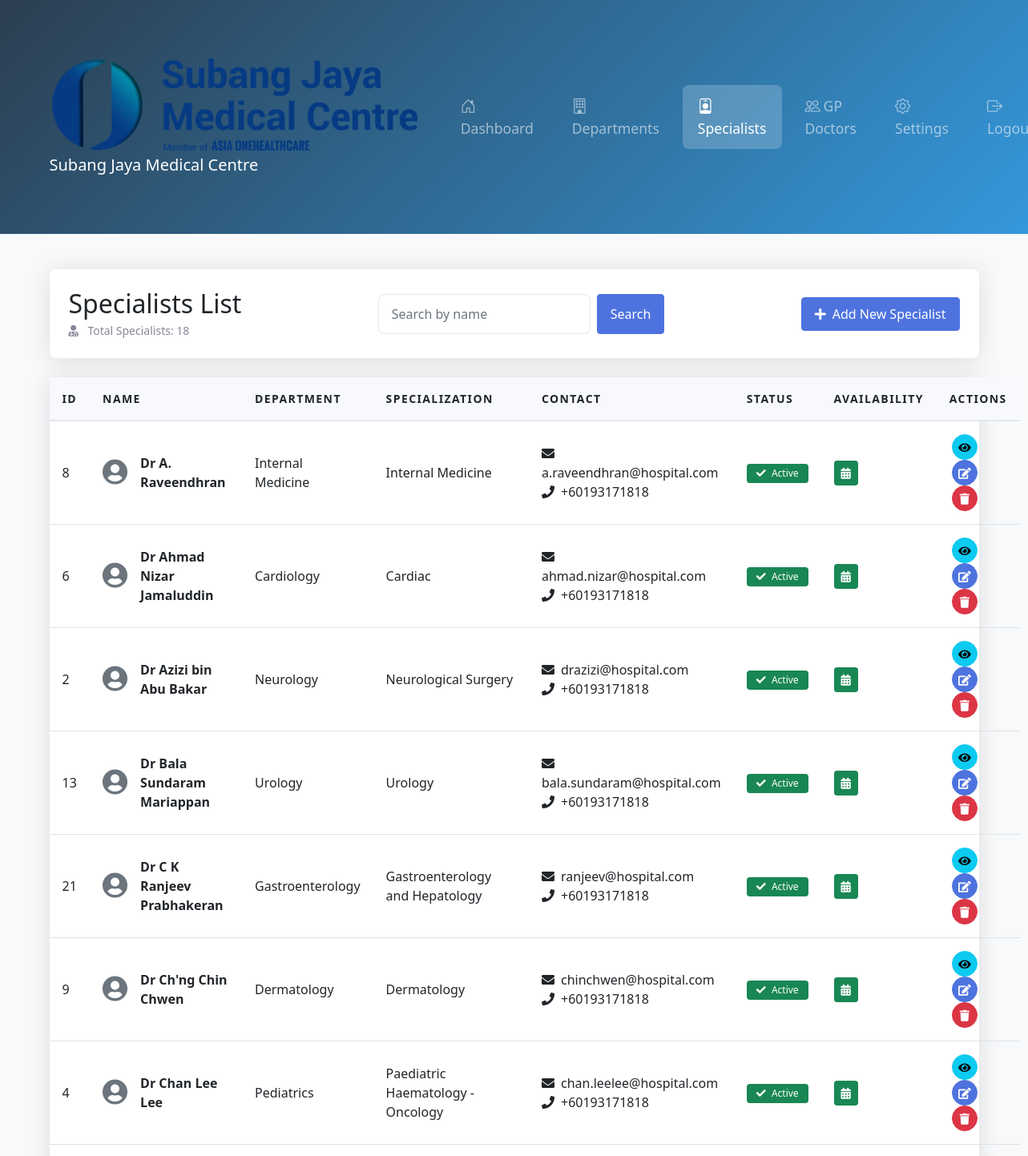
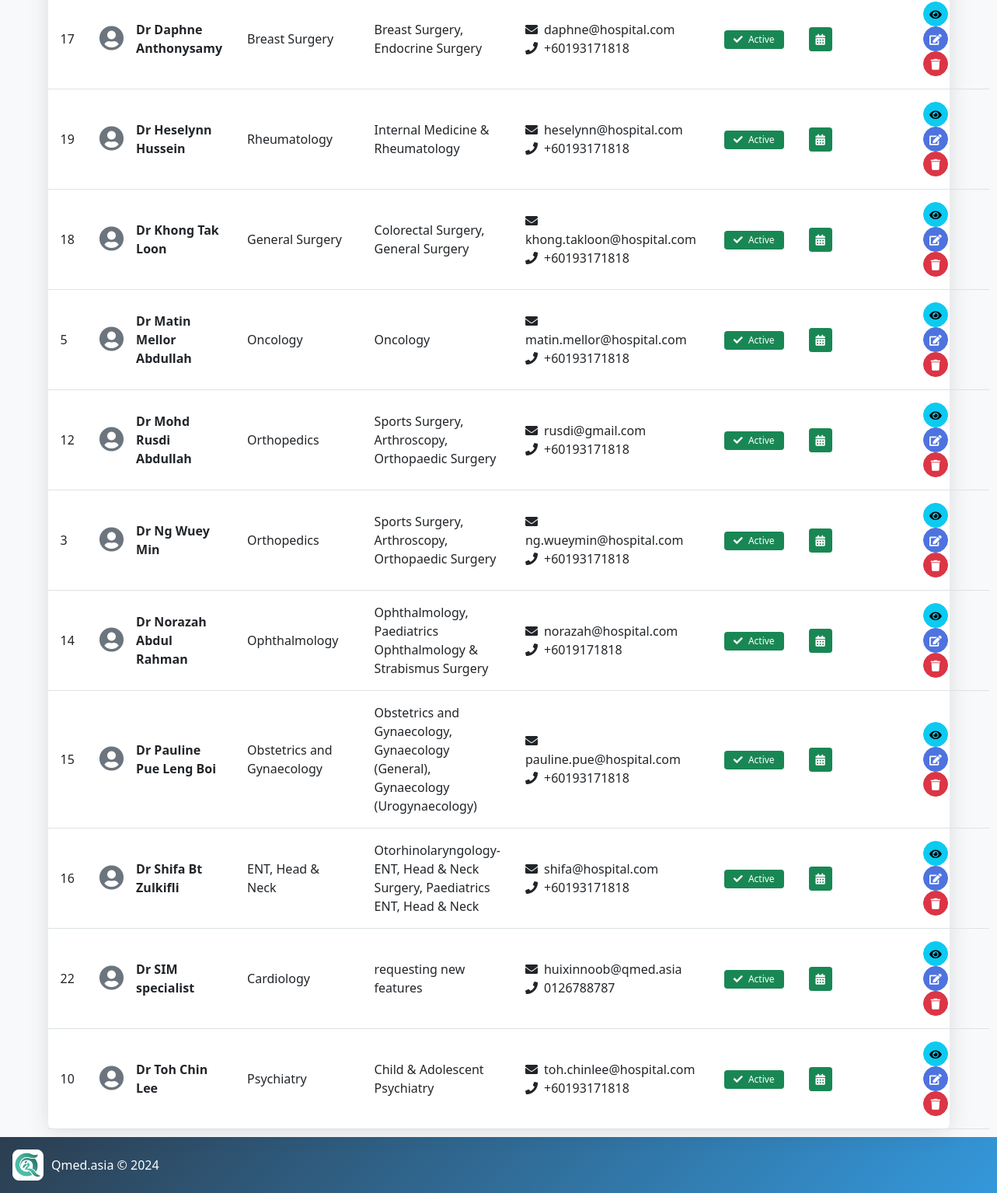
Page /specialists.php (signed in) on the committed database (2 pictures, top to bottom).
### tables this page shows
CREATE TABLE `specialists` (
  `id` int NOT NULL AUTO_INCREMENT,
  `nsr_number` varchar(20) DEFAULT NULL,
  `name` varchar(100) NOT NULL,
  `department_id` int DEFAULT NULL,
  `specialization` varchar(100) DEFAULT NULL,
  `email` varchar(100) DEFAULT NULL,
  `phone` varchar(20) DEFAULT NULL,
  `status` enum('active','inactive') DEFAULT 'active',
  `created_at` timestamp NULL DEFAULT CURRENT_TIMESTAMP,
  `updated_at` timestamp NULL DEFAULT CURRENT_TIMESTAMP ON UPDATE CURRENT_TIMESTAMP,
  `profile` text,
  `picture` varchar(255) DEFAULT NULL,
  `password` varchar(255) DEFAULT NULL,
  PRIMARY KEY (`id`),
  UNIQUE KEY `nsr_number` (`nsr_number`),
  UNIQUE KEY `email` (`email`),
  KEY `department_id` (`department_id`),
  CONSTRAINT `specialists_ibfk_1` FOREIGN KEY (`department_id`) REFERENCES `departments` (`id`)
);

CREATE TABLE `departments` (
  `id` int NOT NULL AUTO_INCREMENT,
  `name` varchar(100) NOT NULL,
  `description` text,
  `status` enum('active','inactive') DEFAULT 'active',
  `created_at` timestamp NULL DEFAULT CURRENT_TIMESTAMP,
  `updated_at` timestamp NULL DEFAULT CURRENT_TIMESTAMP ON UPDATE CURRENT_TIMESTAMP,
  PRIMARY KEY (`id`)
);

### specialists.php (the view, shortened to what this page needs)
<?php
$conn = require 'config/db.php';
$searchQuery = isset($_GET['search']) ? $_GET['search'] : '';
try {
    $stmt = $conn->prepare("SELECT s.*, dept.name as department_name
                             FROM specialists s
                             LEFT JOIN departments dept ON s.department_id = dept.id
                             WHERE s.name LIKE :search
                             ORDER BY s.name");
    $stmt->execute(['search' => '%' . $searchQuery . '%']);
    $specialists = $stmt->fetchAll(PDO::FETCH_ASSOC);
} catch(PDOException $e) {
    error_log("Database error: " . $e->getMessage());
    $error_message = "An error occurred while fetching the specialists list.";
}
?>
<!DOCTYPE html>
<html lang="en">
<head>
    <link href="https://cdn.jsdelivr.net/npm/bootstrap@5.1.3/dist/css/bootstrap.min.css" rel="stylesheet">
    <link rel="stylesheet" href="https://cdnjs.cloudflare.com/ajax/libs/font-awesome/6.0.0/css/all.min.css">
    <link href="assets/css/style.css" rel="stylesheet">
</head>
<body class="bg-light">
    <?php
    include 'includes/navbar.php';
    ?>
    <div class="container mt-4">
        <div class="page-header d-flex justify-content-between align-items-center">
            <div>
                <h2 class="mb-1">Specialists List</h2>
                <p class="specialist-count mb-0">
                    <i class="fas fa-user-md me-2"></i>
                    Total Specialists: <?php echo count($specialists); ?>
                </p>
            </div>
            <form class="d-flex" method="GET" action="">
                <input type="text" name="search" class="form-control me-2" placeholder="Search by name" value="<?php echo htmlspecialchars($searchQuery); ?>">
                <button type="submit" class="btn btn-primary">Search</button>
            </form>
            <a href="add_specialist.php" class="btn btn-primary">
                <i class="fas fa-plus me-2"></i>Add New Specialist
            </a>
        </div>
        <div class="card">
            <div class="card-body p-0">
                <table class="table table-hover">
                    <thead>
                        <tr>
                            <th>ID</th>
                            <th>Name</th>
                            <th>Department</th>
                            <th>Specialization</th>
                            <th>Contact</th>
                            <th>Status</th>
                            <th>Availability</th>
                            <th>Actions</th>
                        </tr>
                    </thead>
                    <tbody>
                        <?php foreach ($specialists as $specialist): ?>
                            <tr>
                                <td><?php echo htmlspecialchars($specialist['id']); ?></td>
                                <td>
                                    <div class="d-flex align-items-center">
                                        <div class="avatar me-3">
                                            <i class="fas fa-user-circle fa-2x text-secondary"></i>
                                        </div>
                                        <div>
                                            <div class="fw-bold"><?php echo htmlspecialchars($specialist['name']); ?></div>
                                        </div>
                                    </div>
                                </td>
                                <td><?php echo htmlspecialchars($specialist['department_name']); ?></td>
                                <td><?php echo htmlspecialchars($specialist['specialization']); ?></td>
                                <td>
                                    <div><i class="fas fa-envelope me-2"></i><?php echo htmlspecialchars($specialist['email']); ?></div>
                                    <div><i class="fas fa-phone me-2"></i><?php echo htmlspecialchars($specialist['phone']); ?></div>
                                </td>
                                <td>
                                    <span class="badge bg-<?php echo $specialist['status'] == 'active' ? 'success' : 'danger'; ?>">
                                        <i class="fas fa-<?php echo $specialist['status'] == 'active' ? 'check' : 'times'; ?> me-1"></i>
                                        <?php echo ucfirst(htmlspecialchars($specialist['status'])); ?>
                                    </span>
                                </td>
                                <td>
                                    <a href="specialist_availability.php?id=<?php echo $specialist['id']; ?>" class="btn btn-sm btn-success me-1" title="Manage Availability">
                                        <i class="fas fa-calendar-alt"></i>
                                    </a>
                                </td>
                                <td>
                                    <div class="action-buttons">
                                        <a href="view_specialist.php?id=<?php echo $specialist['id']; ?>"
                                           class="btn btn-sm btn-info"
                                           title="View Profile">
                                            <i class="fas fa-eye"></i>
                                        </a>
                                        <a href="edit_specialist.php?id=<?php echo $specialist['id']; ?>"
                                           class="btn btn-sm btn-primary">
                                            <i class="fas fa-edit"></i>
                                        </a>
                                        <button class="btn btn-sm btn-danger"
                                                onclick="deleteSpecialist(<?php echo $specialist['id']; ?>)">
                                            <i class="fas fa-trash"></i>
                                        </button>
                                    </div>
                                </td>
                            </tr>
                        <?php endforeach; ?>
                    </tbody>
                </table>
            </div>
        </div>
    </div>
</body>
</html>

### assets/css/style.css (style rules this page uses)
:root { --primary-bg: #f8f9fe; --primary-color: #4e73df; --secondary-color: #224abe; --success-color: #2dd4bf; --success-dark: #14b8a6; --card-shadow: 0 0 35px 0 rgba(154,161,171,.15); --card-border-radius: 15px; --header-height: 70px; }
body { background-color: var(--primary-bg); font-family: 'Inter', sans-serif; min-height: 100vh; }
.card { border: none; border-radius: var(--card-border-radius); box-shadow: var(--card-shadow); margin-bottom: 1.5rem; }
.action-buttons .btn { border-radius: 50%; width: 32px; height: 32px; padding: 0; line-height: 32px; margin: 0 2px; }
.table thead th { background-color: #f8f9fa; border-bottom: 2px solid #e9ecef; padding: 1rem; font-weight: 600; }
.table tbody td { padding: 1rem; vertical-align: middle; }
.badge { padding: 0.5em 0.8em; font-weight: 500; }
.form-control { border-radius: 8px; padding: 0.75rem 1rem; border: 1px solid #e5e7eb; }

### specialists.php (style rules this page uses)
.card { box-shadow: 0 0.15rem 1.75rem 0 rgba(58, 59, 69, 0.15); border: none; border-radius: 0.5rem; margin-bottom: 2rem; }
.table { margin-bottom: 0; }
.table thead th { background-color: #f8f9fc; border-bottom: 2px solid #e3e6f0; font-weight: 600; text-transform: uppercase; font-size: 0.875rem; letter-spacing: 0.1em; padding: 1rem; }
.table td { vertical-align: middle; padding: 1rem; }
.badge { padding: 0.5em 1em; font-size: 0.75rem; }
.btn-primary { background-color: #4e73df; border-color: #4e73df; padding: 0.5rem 1rem; font-weight: 500; }
.page-header { background-color: #fff; padding: 1.5rem; border-radius: 0.5rem; margin-bottom: 1.5rem; box-shadow: 0 0.15rem 1.75rem 0 rgba(58, 59, 69, 0.15); }
.action-buttons .btn { margin: 0 0.2rem; }
.specialist-count { color: #858796; font-size: 0.875rem; }

### includes/navbar.php (style rules this page uses)
:root { --primary-color: #2c3e50; --secondary-color: #3498db; }
body { background-color: #f8f9fa; font-family: 'Segoe UI', Tahoma, Geneva, Verdana, sans-serif; }
.container { max-width: 1200px; margin: 30px auto; padding: 20px; }

### rows in the picture
specialists: id "8", name "Dr A. Raveendhran", department.name "Internal Medicine", specialization "Internal Medicine", email "a.raveendhran@hospital.com", phone "+60193171818", status "Active"
specialists: id "6", name "Dr Ahmad Nizar Jamaluddin", department.name "Cardiology", specialization "Cardiac", email "ahmad.nizar@hospital.com", phone "+60193171818", status "Active"
specialists: id "2", name "Dr Azizi bin Abu Bakar", department.name "Neurology", specialization "Neurological Surgery", email "drazizi@hospital.com", phone "+60193171818", status "Active"
specialists: id "13", name "Dr Bala Sundaram Mariappan", department.name "Urology", specialization "Urology", email "bala.sundaram@hospital.com", phone "+60193171818", status "Active"
specialists: id "21", name "Dr C K Ranjeev Prabhakeran", department.name "Gastroenterology", specialization "Gastroenterology and Hepatology", email "ranjeev@hospital.com", phone "+60193171818", status "Active"
specialists: id "9", name "Dr Ch'ng Chin Chwen", department.name "Dermatology", specialization "Dermatology", email "chinchwen@hospital.com", phone "+60193171818", status "Active"
specialists: id "4", name "Dr Chan Lee Lee", department.name "Pediatrics", specialization "Paediatric Haematology - Oncology", email "chan.leelee@hospital.com", phone "+60193171818", status "Active"
specialists: id "17", name "Dr Daphne Anthonysamy", department.name "Breast Surgery", specialization "Breast Surgery, Endocrine Surgery", email "daphne@hospital.com", phone "+60193171818", status "Active"
specialists: id "19", name "Dr Heselynn Hussein", department.name "Rheumatology", specialization "Internal Medicine & Rheumatology", email "heselynn@hospital.com", phone "+60193171818", status "Active"
specialists: id "18", name "Dr Khong Tak Loon", department.name "General Surgery", specialization "Colorectal Surgery, General Surgery", email "khong.takloon@hospital.com", phone "+60193171818", status "Active"
specialists: id "5", name "Dr Matin Mellor Abdullah", department.name "Oncology", specialization "Oncology", email "matin.mellor@hospital.com", phone "+60193171818", status "Active"
specialists: id "12", name "Dr Mohd Rusdi Abdullah", department.name "Orthopedics", specialization "Sports Surgery, Arthroscopy, Orthopaedic Surgery", email "rusdi@gmail.com", phone "+60193171818", status "Active"
specialists: id "3", name "Dr Ng Wuey Min", department.name "Orthopedics", specialization "Sports Surgery, Arthroscopy, Orthopaedic Surgery", email "ng.wueymin@hospital.com", phone "+60193171818", status "Active"
specialists: id "14", name "Dr Norazah Abdul Rahman", department.name "Ophthalmology", specialization "Ophthalmology, Paediatrics Ophthalmology & Strabismus Surgery", email "norazah@hospital.com", phone "+6019171818", status "Active"
specialists: id "15", name "Dr Pauline Pue Leng Boi", department.name "Obstetrics and Gynaecology", specialization "Obstetrics and Gynaecology, Gynaecology (General), Gynaecology (Urogynaecology)", email "pauline.pue@hospital.com", phone "+60193171818", status "Active"
specialists: id "16", name "Dr Shifa Bt Zulkifli", department.name "ENT, Head & Neck", specialization "Otorhinolaryngology-ENT, Head & Neck Surgery, Paediatrics ENT, Head & Neck", email "shifa@hospital.com", phone "+60193171818", status "Active"
specialists: id "22", name "Dr SIM specialist", department.name "Cardiology", specialization "requesting new features", email "huixinnoob@qmed.asia", phone "0126788787", status "Active"
specialists: id "10", name "Dr Toh Chin Lee", department.name "Psychiatry", specialization "Child & Adolescent Psychiatry", email "toh.chinlee@hospital.com", phone "+60193171818", status "Active"

### other values in the picture
$hospitalSettings['hospital_name'] "Subang Jaya Medical Centre"
count($specialists) "18"
